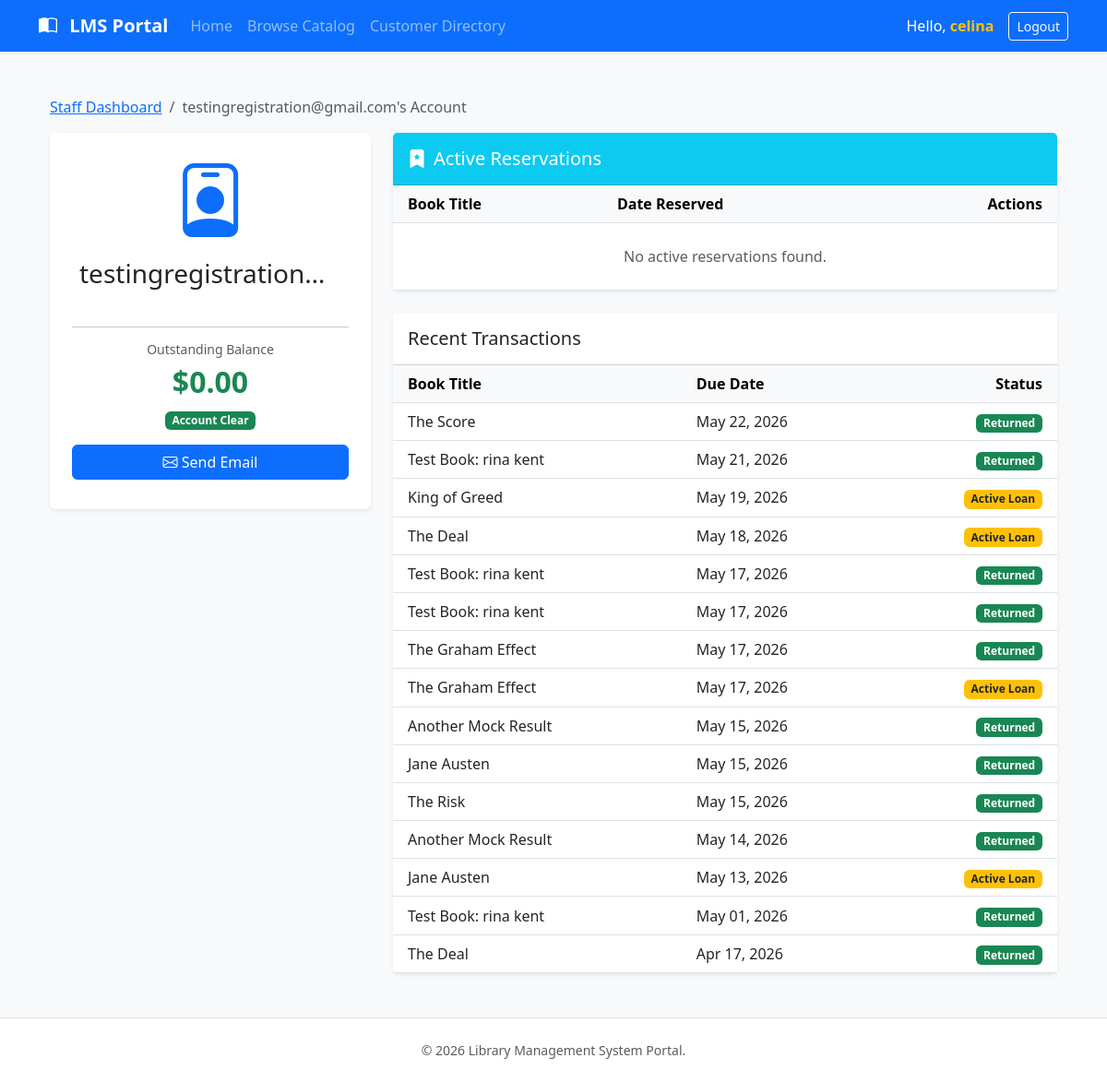
The page /patron/3/ (signed in) on the database its author committed.
### catalog/models.py (models this page shows, shortened)
class Loan(models.Model):
    book = models.ForeignKey(Book, on_delete=models.CASCADE)
    patron = models.ForeignKey(User, on_delete=models.CASCADE)
    checkout_date = models.DateField(auto_now_add=True)
    due_date = models.DateField()
    returned_date = models.DateField(null=True, blank=True)
    @property
    def is_overdue(self):
        return not self.returned_date and timezone.now().date() > self.due_date
    def calculate_fine(self):
        if self.is_overdue:
            overdue_days = (timezone.now().date() - self.due_date).days
            fine_rate = Decimal('0.25')  # $0.25 per day
            return Decimal(overdue_days) * fine_rate
        return Decimal('0.00')

class Book(models.Model):
    title = models.CharField(max_length=255)
    author = models.CharField(max_length=255)
    isbn = models.CharField(max_length=13, unique=True)
    genre = models.CharField(max_length=100, blank=True, null=True)
    total_copies = models.IntegerField(default=1)
    available_copies = models.IntegerField(default=1)

### catalog/views.py (the view)
# urls.py: path('patron/<int:pk>/', patron_detail, name='patron_detail'),
@login_required
def patron_detail(request, pk):
    patron = get_object_or_404(User, pk=pk)
    transactions = Loan.objects.filter(patron=patron).order_by('-due_date')
    total_fines = sum(
        loan.calculate_fine() for loan in transactions if not loan.returned_date
    )
    return render(request, 'patron_detail.html', {
        'patron': patron,
        'transactions': transactions,
        'total_fines': total_fines,
    })

### catalog/templates/patron_detail.html (shortened to what this page needs)
{% extends 'base.html' %}
{% block content %}
<div class="container mt-4">
    <nav aria-label="breadcrumb">
        <ol class="breadcrumb">
            <li class="breadcrumb-item"><a href="{% url 'staff_dashboard' %}">Staff Dashboard</a></li>
            <li class="breadcrumb-item active">{{ patron.username }}'s Account</li>
        </ol>
    </nav>
    <div class="row">
        <div class="col-md-4">
            <div class="card border-0 shadow-sm text-center p-4 mb-4">
                <div class="display-1 text-primary mb-3">
                    <i class="bi bi-person-badge"></i>
                </div>
                <h3 class="text-truncate px-2">{{ patron.username }}</h3>
                <hr>
                <div class="mb-3">
                    <h6 class="text-muted small">Outstanding Balance</h6>
                    {% if total_fines > 0 %}
                    <h2 class="text-danger fw-bold">${{ total_fines|stringformat:".2f" }}</h2>
                    <div class="alert alert-danger py-1 small">Account Restricted</div>
                    {% else %}
                    <h2 class="text-success fw-bold">$0.00</h2>
                    <span class="badge bg-success">Account Clear</span>
                    {% endif %}
                </div>
                <a href="mailto:{{ patron.email }}" class="btn btn-primary w-100 mb-2">
                    <i class="bi bi-envelope"></i>
                    {% if total_fines > 0 %}
                    Send Overdue Notice
                    {% else %}
                    Send Email
                    {% endif %}
                </a>
            </div>
        </div>
        <div class="col-md-8">
            <div class="card border-0 shadow-sm mb-4">
                <div class="card-header bg-info text-white py-3">
                    <h5 class="mb-0"><i class="bi bi-bookmark-star-fill me-2"></i>Active Reservations</h5>
                </div>
                <div class="card-body p-0">
                    <table class="table align-middle mb-0">
                        <thead class="table-light">
                            <tr>
                                <th class="ps-3">Book Title</th>
                                <th>Date Reserved</th>
                                <th class="text-end pe-3">Actions</th>
                            </tr>
                        </thead>
                        <tbody>
                            {% for res in patron.reservation_set.all %}
                            <tr>
                                <td class="ps-3 fw-bold">{{ res.book.title }}</td>
                                <td>{{ res.reserved_at|date:"M d, Y" }}</td>
                                <td class="text-end pe-3">
                                    <div class="btn-group">
                                        <a href="{% url 'convert_reservation_to_loan' res.id %}"
                                            class="btn btn-sm btn-success">
                                            Issue Loan
                                        </a>
                                        <a href="{% url 'remove_reservation' res.id %}"
                                            class="btn btn-sm btn-outline-danger"
                                            onclick="return confirm('Cancel this reservation?')">
                                            Cancel
                                        </a>
                                    </div>
                                </td>
                            </tr>
                            {% empty %}
                            <tr>
                                <td colspan="3" class="text-center text-muted py-4">No active reservations found.</td>
                            </tr>
                            {% endfor %}
                        </tbody>
                    </table>
                </div>
            </div>
            <div class="card border-0 shadow-sm">
                <div class="card-header bg-white py-3">
                    <h5 class="mb-0">Recent Transactions</h5>
                </div>
                <div class="card-body p-0">
                    <div class="table-responsive">
                        <table class="table table-hover align-middle mb-0">
                            <thead class="table-light">
                                <tr>
                                    <th class="ps-3">Book Title</th>
                                    <th>Due Date</th>
                                    <th class="text-end pe-3">Status</th>
                                </tr>
                            </thead>
                            <tbody>
                                {% for loan in transactions %}
                                <tr class="{% if loan.is_overdue and not loan.returned_date %}table-danger{% endif %}">
                                    <td class="ps-3">{{ loan.book.title }}</td>
                                    <td>{{ loan.due_date|date:"M d, Y" }}</td>
                                    <td class="text-end pe-3">
                                        {% if loan.returned_date %}
                                        <span class="badge bg-success">Returned</span>
                                        {% elif loan.is_overdue %}
                                        <span class="badge bg-danger">OVERDUE</span>
                                        {% else %}
                                        <span class="badge bg-warning text-dark">Active Loan</span>
                                        {% endif %}
                                    </td>
                                </tr>
                                {% empty %}
                                <tr>
                                    <td colspan="3" class="text-center text-muted py-5">No transaction history found.
                                    </td>
                                </tr>
                                {% endfor %}
                            </tbody>
                        </table>
                    </div>
                </div>
            </div>
        </div>
    </div>
</div>
{% endblock %}

### catalog/templates/base.html (shortened to what this page needs)
<!DOCTYPE html>
<html lang="en">
<head>
    <link href="https://cdn.jsdelivr.net/npm/bootstrap@5.3.0/dist/css/bootstrap.min.css" rel="stylesheet">
    <link rel="stylesheet" href="https://cdn.jsdelivr.net/npm/bootstrap-icons@1.11.0/font/bootstrap-icons.css">
</head>
<body class="bg-light">
    <nav class="navbar navbar-expand-lg navbar-dark bg-primary shadow-sm mb-4">
        <div class="container">
            <a class="navbar-brand fw-bold" href="{% url 'home' %}">
                <i class="bi bi-book-half"></i> LMS Portal
            </a>
            <div class="collapse navbar-collapse" id="navbarNav">
                <ul class="navbar-nav me-auto">
                    <li class="nav-item">
                        {% if user.is_staff %}
                        <a class="nav-link" href="{% url 'staff_dashboard' %}">Home</a>
                        {% else %}
                        <a class="nav-link" href="{% url 'home' %}">Home</a>
                        {% endif %}
                    </li>
                    <li class="nav-item">
                        <a class="nav-link" href="{% url 'browse_books' %}">Browse Catalog</a>
                    </li>
                    {% if user.is_staff %}
                    <li class="nav-item">
                        <a class="nav-link" href="{% url 'customer_directory' %}">Customer Directory</a>
                    </li>
                    {% endif %}
                </ul>
                <div class="d-flex align-items-center gap-2">
                    {% if user.is_authenticated %}
                    <span class="navbar-text text-white me-2 d-none d-lg-inline">
                        Hello, <strong class="text-warning">{{ user.username }}</strong>
                    </span>
                    <a class="btn btn-outline-light btn-sm" href="{% url 'logout_view' %}">Logout</a>
                    {% else %}
                    <a class="nav-link text-white me-2" href="{% url 'login' %}">Login</a>
                    <a class="btn btn-light btn-sm fw-bold" href="{% url 'registration' %}">Sign Up</a>
                    {% endif %}
                </div>
            </div>
        </div>
    </nav>
    <main class="container">
        {% block content %}{% endblock %}
    </main>
    <footer class="py-4 bg-white border-top mt-5">
        <div class="container text-center">
            <p class="text-muted mb-0 small">&copy; 2026 Library Management System Portal.
            </p>
        </div>
    </footer>
</body>
</html>

### catalog/templates/base.html (style rules this page uses)
body { display: flex; flex-direction: column; min-height: 100vh; }
main { flex: 1; }
.navbar-brand i { margin-right: 8px; }

### rows shown on the page
Loan: book "The Score", due_date "May 22, 2026", returned_date "Returned"
Loan: book "Test Book: rina kent", due_date "May 21, 2026", returned_date "Returned"
Loan: book "King of Greed", due_date "May 19, 2026", shows "Active Loan"
Loan: book "The Deal", due_date "May 18, 2026", shows "Active Loan"
Loan: book "Test Book: rina kent", due_date "May 17, 2026", returned_date "Returned"
Loan: book "Test Book: rina kent", due_date "May 17, 2026", returned_date "Returned"
Loan: book "The Graham Effect", due_date "May 17, 2026", returned_date "Returned"
Loan: book "The Graham Effect", due_date "May 17, 2026", shows "Active Loan"
Loan: book "Another Mock Result", due_date "May 15, 2026", returned_date "Returned"
Loan: book "Jane Austen", due_date "May 15, 2026", returned_date "Returned"
Loan: book "The Risk", due_date "May 15, 2026", returned_date "Returned"
Loan: book "Another Mock Result", due_date "May 14, 2026", returned_date "Returned"
Loan: book "Jane Austen", due_date "May 13, 2026", shows "Active Loan"
Loan: book "Test Book: rina kent", due_date "May 01, 2026", returned_date "Returned"
Loan: book "The Deal", due_date "Apr 17, 2026", returned_date "Returned"

### other values the page prints
{{ user.username }} "celina"
{{ patron.username }} "testingregistration@gmail.com"
{{ patron.username }} "testingregistration…"
